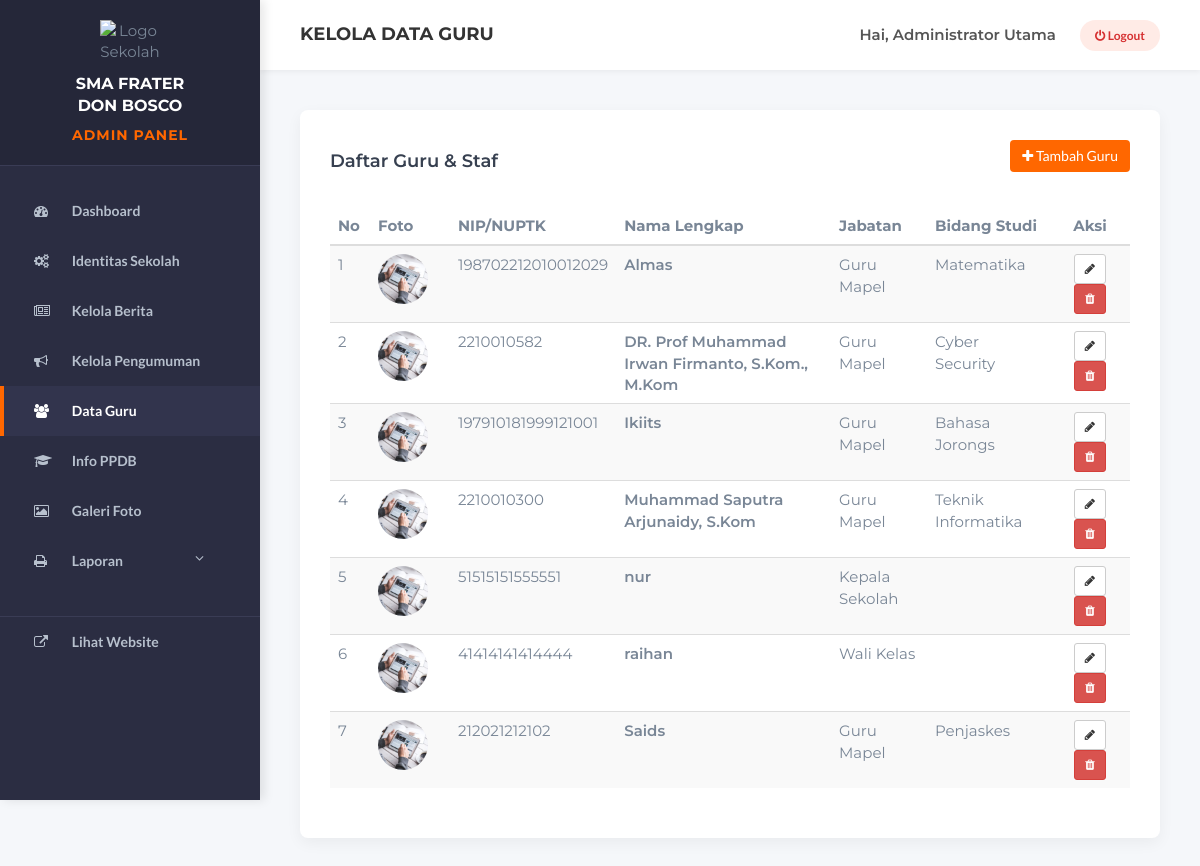
The page /admin/guru.php (signed in) on the database as committed earlier.
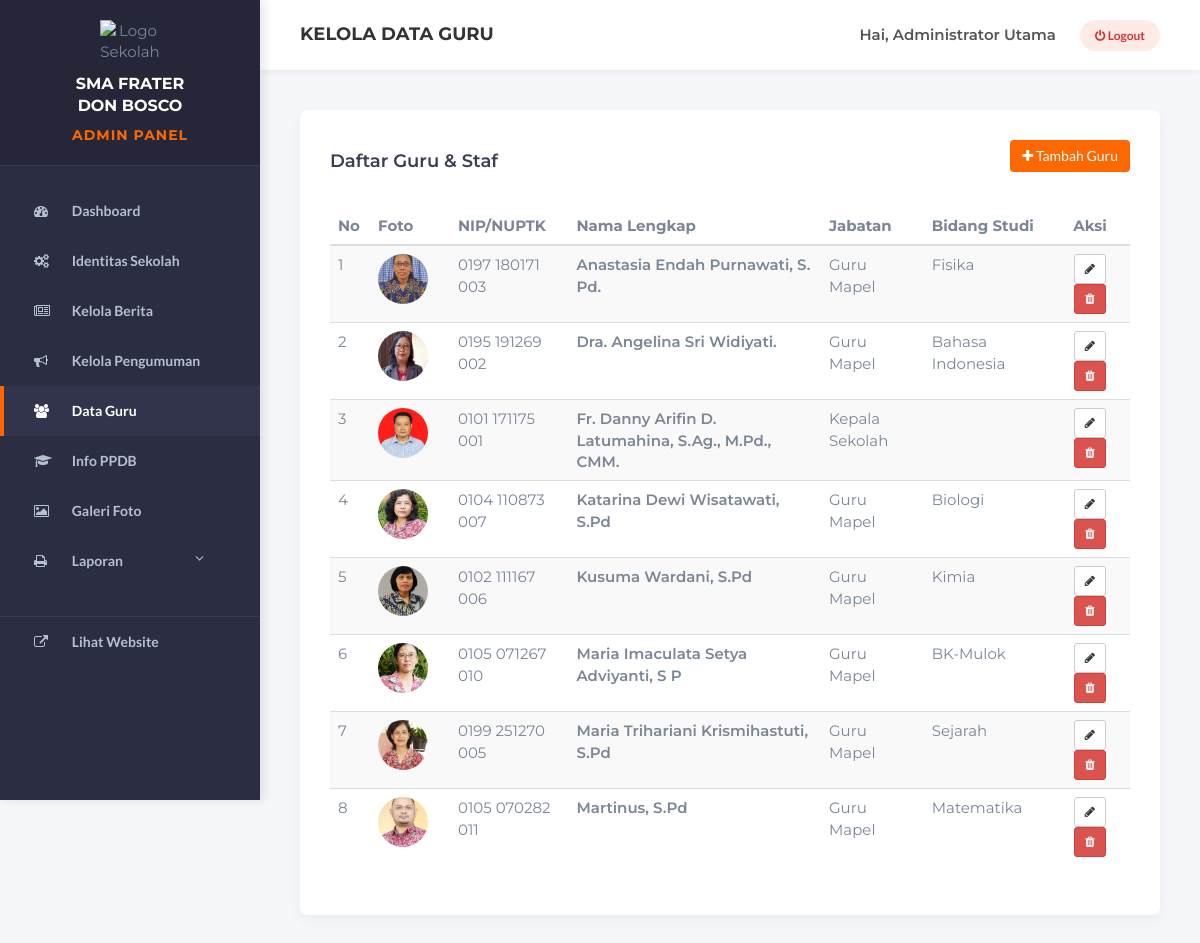
The same page on the database as committed later.
### tables this page shows
CREATE TABLE `guru_staf` (
  `id_guru` int NOT NULL,
  `nip` varchar(50) DEFAULT NULL,
  `nama_lengkap` varchar(100) NOT NULL,
  `jabatan` varchar(50) NOT NULL,
  `bidang_studi` varchar(100) NOT NULL,
  `email` varchar(100) DEFAULT NULL,
  `foto` varchar(255) DEFAULT NULL
);

### controllers/AdminGuruController.php (called while the page is built, shortened)
<?php
require_once __DIR__ . '/../models/GuruModel.php';
class AdminGuruController {
    public function index() {
        $model = new GuruModel();
        $data_guru = $model->getAllGuru();
        require_once '../views/admin/guru_index.php';
    }
}
?>

### models/GuruModel.php (called while the page is built, shortened)
<?php
require_once 'Database.php';
class GuruModel extends Database {
    public function getAllGuru() {
        $sql = "SELECT * FROM guru_staf ORDER BY nama_lengkap ASC";
        $query = $this->query($sql);
        $hasil = [];
        while ($row = mysqli_fetch_assoc($query)) {
            $hasil[] = $row;
        }
        return $hasil;
    }
}
?>

### models/Database.php (called while the page is built, shortened)
<?php
require_once __DIR__ . '/../Koneksi Database/koneksi.php';
class Database {
    protected $koneksi;
    public function __construct() {
        global $koneksi;
        $this->koneksi = $koneksi;
    }
    public function query($sql) {
        return mysqli_query($this->koneksi, $sql);
    }
}
?>

### views/admin/guru_index.php (the view)
<?php
$title = "Kelola Data Guru";
require_once 'template/header.php';
require_once 'template/sidebar.php';
?>
<div class="main-content">
    <?php require_once 'template/topbar.php'; ?>
    <div class="content-wrapper">
        <div class="card-box">
            <div class="row" style="margin-bottom: 20px;">
                <div class="col-md-6"><h4>Daftar Guru & Staf</h4></div>
                <div class="col-md-6 text-right">
                    <a href="guru.php?aksi=tambah" class="btn btn-orange"><i class="fa fa-plus"></i> Tambah Guru</a>
                </div>
            </div>
            <div class="table-responsive">
                <table class="table table-hover table-striped">
                    <thead>
                        <tr>
                            <th width="5%">No</th>
                            <th width="10%">Foto</th>
                            <th>NIP/NUPTK</th>
                            <th>Nama Lengkap</th>
                            <th>Jabatan</th>
                            <th>Bidang Studi</th>
                            <th width="10%" class="text-center">Aksi</th>
                        </tr>
                    </thead>
                    <tbody>
                        <?php
                        $no = 1;
                        if (count($data_guru) > 0) {
                            foreach ($data_guru as $g) {
                                $img_path = "uploads/guru/" . $g['foto'];
                                if(empty($g['foto']) || !file_exists("../admin/" . $img_path)) {
                                    $img_show = "../img/course01.jpg";
                                } else {
                                    $img_show = $img_path;
                                }
                        ?>
                        <tr>
                            <td><?php echo $no++; ?></td>
                            <td><img src="<?php echo $img_show; ?>" width="50" style="border-radius: 50%; height: 50px; object-fit: cover;"></td>
                            <td><?php echo htmlspecialchars($g['nip']); ?></td>
                            <td style="font-weight:600;"><?php echo htmlspecialchars($g['nama_lengkap']); ?></td>
                            <td><?php echo htmlspecialchars($g['jabatan']); ?></td>
                            <td><?php echo htmlspecialchars($g['bidang_studi']); ?></td>
                            <td class="text-center">
                                <a href="guru.php?aksi=edit&id=<?php echo $g['id_guru']; ?>" class="btn btn-sm btn-default"><i class="fa fa-pencil"></i></a>
                                <a href="guru.php?aksi=hapus&id=<?php echo $g['id_guru']; ?>" class="btn btn-sm btn-danger" onclick="return confirm('Hapus data guru ini?')"><i class="fa fa-trash"></i></a>
                            </td>
                        </tr>
                        <?php
                            }
                        } else {
                            echo "<tr><td colspan='7' class='text-center'>Belum ada data guru.</td></tr>";
                        }
                        ?>
                    </tbody>
                </table>
            </div>
        </div>
    </div>
</div>
<?php require_once 'template/footer.php'; ?>

### admin/guru.php (shortened to what this page needs)
<?php
require_once '../controllers/AdminGuruController.php';
$controller = new AdminGuruController();
$aksi = isset($_GET['aksi']) ? $_GET['aksi'] : 'index';
switch ($aksi) {
    default:
        $controller->index();
        break;
}
?>

### views/admin/template/header.php (shortened to what this page needs)
<!DOCTYPE html>
<html lang="id">
<head>
    <link type="text/css" rel="stylesheet" href="../css/bootstrap.min.css"/>
    <link rel="stylesheet" href="../css/font-awesome.min.css">
    <link type="text/css" rel="stylesheet" href="../css/style.css"/>
</head>
<body></body>

### views/admin/template/sidebar.php (shortened to what this page needs)
<div class="admin-sidebar">
    <div class="admin-brand" style="height: auto; padding: 20px 0; flex-direction: column; text-align: center;">
        <img src="../img/logo.png" alt="Logo Sekolah" style="width: 60px; height: auto; margin-bottom: 10px;">
        <h3 style="margin: 0; font-size: 16px; line-height: 1.4; text-transform: uppercase;">
            SMA FRATER <br> DON BOSCO
            <span style="display: block; margin-top: 8px; font-size: 14px; letter-spacing: 1px; color:#FF6700;">
                ADMIN PANEL
            </span>
        </h3>
    </div>
    <ul class="sidebar-menu">
        <?php $page = basename($_SERVER['PHP_SELF']); ?>
        <li class="<?php echo ($page == 'index.php') ? 'active' : ''; ?>">
            <a href="index.php"><i class="fa fa-dashboard"></i> Dashboard</a>
        </li>
        <li class="<?php echo ($page == 'identitas.php') ? 'active' : ''; ?>">
            <a href="identitas.php"><i class="fa fa-cogs"></i> Identitas Sekolah</a>
        </li>
        <li class="<?php echo ($page == 'berita.php') ? 'active' : ''; ?>">
            <a href="berita.php"><i class="fa fa-newspaper-o"></i> Kelola Berita</a>
        </li>
        <li class="<?php echo ($page == 'pengumuman.php') ? 'active' : ''; ?>">
            <a href="pengumuman.php"><i class="fa fa-bullhorn"></i> Kelola Pengumuman</a>
        </li>
        <li class="<?php echo ($page == 'guru.php') ? 'active' : ''; ?>">
            <a href="guru.php"><i class="fa fa-users"></i> Data Guru</a>
        </li>
        <li class="<?php echo ($page == 'ppdb.php') ? 'active' : ''; ?>">
            <a href="ppdb.php"><i class="fa fa-graduation-cap"></i> Info PPDB</a>
        </li>
        <li class="<?php echo ($page == 'galeri.php') ? 'active' : ''; ?>">
            <a href="galeri.php"><i class="fa fa-image"></i> Galeri Foto</a>
        </li>
        <li class="has-submenu">
            <a href="#" class="submenu-toggle">
                <i class="fa fa-print"></i> Laporan <i class="fa fa-angle-down pull-right"></i>
            </a>
        </li>
        <li style="margin-top: 30px; border-top: 1px solid #3a3c55;">
            <a href="../index.php" target="_blank"><i class="fa fa-external-link"></i> Lihat Website</a>
        </li>
    </ul>
</div>

### views/admin/template/topbar.php
<div class="admin-header">
    <h4 style="margin:0; font-weight:700; color: #333; text-transform: uppercase;">
        <?php echo isset($title) ? $title : 'Admin Area'; ?>
    </h4>
    <div class="user-area">
        <span style="margin-right: 20px; font-weight:600; color:#555;">
            Hai, <?php echo isset($_SESSION['admin_nama']) ? $_SESSION['admin_nama'] : 'Admin'; ?>
        </span>
        <a href="logout.php" class="btn-logout" onclick="return confirm('Yakin ingin keluar?')">
            <i class="fa fa-power-off"></i> Logout
        </a>
    </div>
</div>

### views/admin/template/footer.php (shortened to what this page needs)
</body>
</html>

### css/style.css (style rules this page uses)
body { font-family: 'Montserrat', sans-serif; font-size: 15px; font-weight: 400; color: #798696; overflow-x:hidden; }
h1,h2,h3,h4,h5,h6 { margin-top: 12px; margin-bottom: 15px; font-weight: 600; color: #374050; }
h3 { font-size:24px; }
h4 { font-size:18px; }
a { font-family: 'Lato', sans-serif; color: #374050; font-weight: 700; }
ul,ol { margin: 0; padding: 0; list-style: none }

### views/admin/template/header.php (style rules this page uses)
body { background-color: #f5f7fa; font-family: 'Montserrat', sans-serif; padding-top: 0; }
.admin-sidebar { width: 260px; height: 100vh; background: #2B2D42; position: fixed; left: 0; top: 0; z-index: 100; transition: all 0.3s; box-shadow: 4px 0 10px rgba(0,0,0,0.1); overflow-y: auto; }
.admin-brand { height: 70px; display: flex; align-items: center; padding-left: 30px; background: #252739; border-bottom: 1px solid #3a3c55; }
.admin-brand h3 { color: #fff; margin: 0; font-size: 18px; font-weight: 700; text-transform: uppercase; }
.admin-brand span { color: #FF6700; }
.sidebar-menu { list-style: none; padding: 20px 0; margin: 0; }
.sidebar-menu li a { display: block; padding: 15px 30px; color: #b7c0cd; text-decoration: none; transition: 0.3s; font-size: 14px; border-left: 4px solid transparent; }
.sidebar-menu li a:hover, .sidebar-menu li.active a { background: #32344d; color: #fff; border-left-color: #FF6700; }
.sidebar-menu li a i { width: 25px; margin-right: 10px; }
.main-content { margin-left: 260px; transition: all 0.3s; }
.admin-header { background: #fff; height: 70px; box-shadow: 0 2px 5px rgba(0,0,0,0.05); display: flex; justify-content: space-between; align-items: center; padding: 0 40px; }
.content-wrapper { padding: 40px; }
.btn-logout { background: #ffebe6; color: #d63031; padding: 8px 15px; border-radius: 20px; font-size: 12px; font-weight: 700; text-decoration: none; transition: 0.3s; }
.card-box { background: #fff; padding: 30px; border-radius: 8px; box-shadow: 0 5px 15px rgba(0,0,0,0.05); }
.btn-orange { background: #FF6700; color: #fff; border: none; }

Rows that differ between the two databases and show on the page:
removed guru_staf: nip "198702212010012029", nama_lengkap "Almas", jabatan "Guru Mapel", bidang_studi "Matematika"
removed guru_staf: nip "2210010582", nama_lengkap "DR. Prof Muhammad Irwan Firmanto, S.Kom., M.Kom", jabatan "Guru Mapel", bidang_studi "Cyber Security"
removed guru_staf: nip "197910181999121001", nama_lengkap "Ikiits", jabatan "Guru Mapel", bidang_studi "Bahasa Jorongs"
removed guru_staf: nip "2210010300", nama_lengkap "Muhammad Saputra Arjunaidy, S.Kom", jabatan "Guru Mapel", bidang_studi "Teknik Informatika"
removed guru_staf: nip "51515151555551", nama_lengkap "nur", jabatan "Kepala Sekolah"
removed guru_staf: nip "41414141414444", nama_lengkap "raihan", jabatan "Wali Kelas"
removed guru_staf: nip "212021212102", nama_lengkap "Saids", jabatan "Guru Mapel", bidang_studi "Penjaskes"
added guru_staf: foto (picture), nip "0197 180171 003", nama_lengkap "Anastasia Endah Purnawati, S. Pd.", jabatan "Guru Mapel", bidang_studi "Fisika"
added guru_staf: foto (picture), nip "0195 191269 002", nama_lengkap "Dra. Angelina Sri Widiyati.", jabatan "Guru Mapel", bidang_studi "Bahasa Indonesia"
added guru_staf: foto (picture), nip "0101 171175 001", nama_lengkap "Fr. Danny Arifin D. Latumahina, S.Ag., M.Pd., CMM.", jabatan "Kepala Sekolah"
added guru_staf: foto (picture), nip "0104 110873 007", nama_lengkap "Katarina Dewi Wisatawati, S.Pd", jabatan "Guru Mapel", bidang_studi "Biologi"
added guru_staf: foto (picture), nip "0102 111167 006", nama_lengkap "Kusuma Wardani, S.Pd", jabatan "Guru Mapel", bidang_studi "Kimia"
added guru_staf: foto (picture), nip "0105 071267 010", nama_lengkap "Maria Imaculata Setya Adviyanti, S P", jabatan "Guru Mapel", bidang_studi "BK-Mulok"
added guru_staf: foto (picture), nip "0199 251270 005", nama_lengkap "Maria Trihariani Krismihastuti, S.Pd", jabatan "Guru Mapel", bidang_studi "Sejarah"
added guru_staf: foto (picture), nip "0105 070282 011", nama_lengkap "Martinus, S.Pd", jabatan "Guru Mapel", bidang_studi "Matematika"
